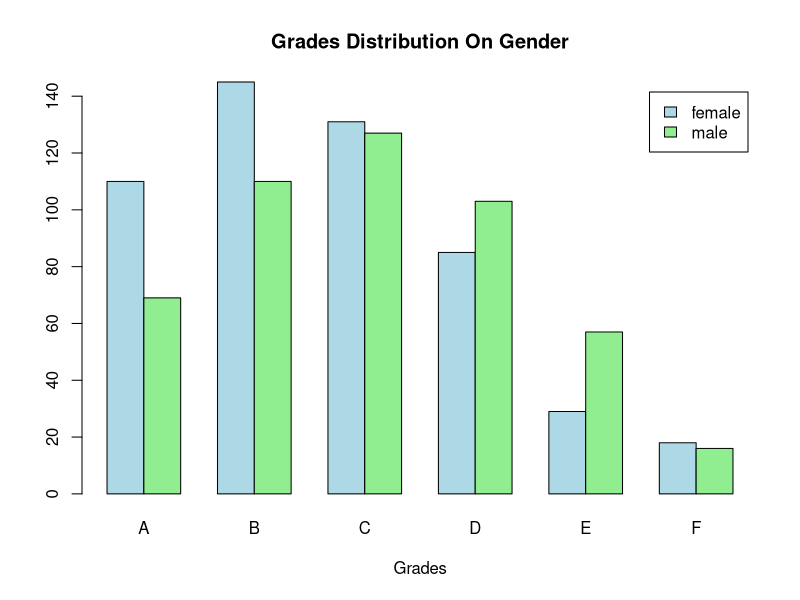

Source code (R):
library(ggplot2)
library(tidyverse)

dataSet<- read.csv("StudentsPerformance.csv", header=TRUE, sep=",")

percentage <- ((dataSet$math+dataSet$reading+dataSet$writing)/3)
gender <- (dataSet$gender)

grades <- list()
grades <- NULL
for(x in percentage)
{
  if (x >= 81)
    grades <- append(grades, 'A')
  else if (x >= 71)
    grades <- append(grades, 'B')
  else if (x >= 61)
    grades <- append(grades, 'C')
  else if (x >= 51)
    grades <- append(grades, 'D')
  else if (x >= 41)
    grades <- append(grades, 'E')
  else
    grades <- append(grades, 'F')
}


maleVSfemaleGrades <- data.frame(c(percentage),c(grades),c(gender))
count <- table(maleVSfemaleGrades$c.gender, maleVSfemaleGrades$c.grades)

barplot(count, main="Grades Distribution On Gender",
        xlab="Grades", col=c("lightblue","lightgreen"),
        legend = rownames(count), beside=TRUE)